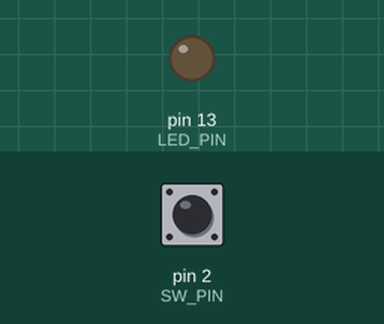
This sketch was run on a simulated Arduino Uno, built with avr-gcc and run on an emulated ATmega328P. Shown: output pins drawn as LEDs (lit = HIGH). The test bench sets the inputs (shaded band); at power-on: pin 2 (SW_PIN) HIGH.

Above: at 1.2 s.
1.3 s: pin 2 (SW_PIN) pulled LOW for 0.15 s
At 1.37 s:
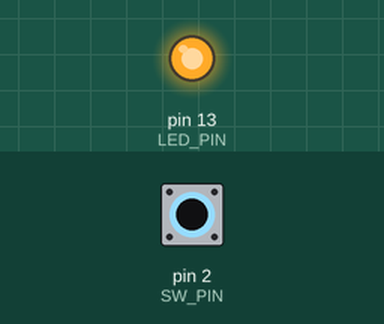
2.9 s: pin 2 (SW_PIN) pulled LOW for 3.2 s
At 7.3 s:
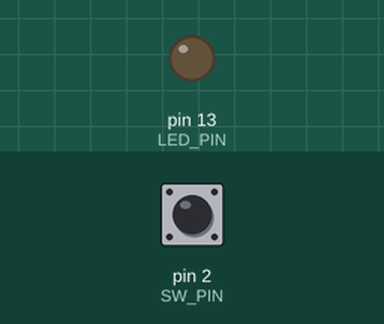
Timing chart, 0 to 8.8 s (numbered marks = the images above; inputs shaded):
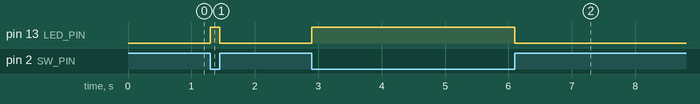

The sketch:

enshu2-2-3.ino
```cpp
const int LED_PIN = 13;
const int SW_PIN = 2;
int sw1;
void setup() {
  pinMode(LED_PIN,OUTPUT);
  pinMode(SW_PIN,INPUT);
}

// the loop function runs over and over again forever
void loop() {
  sw1=digitalRead(SW_PIN);
  if(sw1==LOW){
    digitalWrite(LED_PIN,HIGH);
  }
  else{
    digitalWrite(LED_PIN,LOW);
  }
}
```

Measured:
- after the input at 1.3 s, pin 13 (LED_PIN): LOW → HIGH at once, → LOW 0.15 s later
- after the input at 2.9 s, pin 13 (LED_PIN): LOW → HIGH at once, → LOW 3.2 s later
